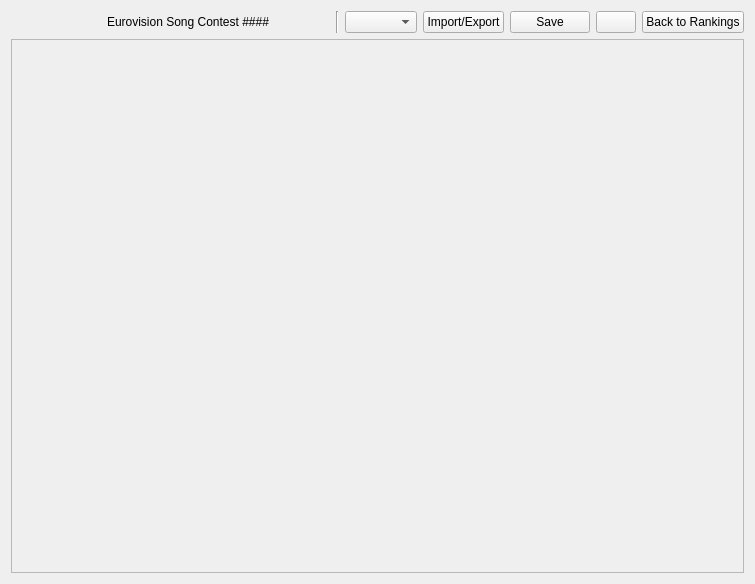
<?xml version="1.0" encoding="UTF-8"?>
<ui version="4.0">
 <class>ranking_widget</class>
 <widget class="QWidget" name="ranking_widget">
  <property name="geometry">
   <rect>
    <x>0</x>
    <y>0</y>
    <width>755</width>
    <height>584</height>
   </rect>
  </property>
  <property name="windowTitle">
   <string>Form</string>
  </property>
  <layout class="QVBoxLayout" name="verticalLayout">
   <item>
    <layout class="QVBoxLayout" name="main_layout">
     <item>
      <layout class="QHBoxLayout" name="title_layout">
       <item>
        <widget class="QLabel" name="logo_label">
         <property name="sizePolicy">
          <sizepolicy hsizetype="Fixed" vsizetype="Fixed">
           <horstretch>0</horstretch>
           <verstretch>0</verstretch>
          </sizepolicy>
         </property>
         <property name="maximumSize">
          <size>
           <width>90</width>
           <height>30</height>
          </size>
         </property>
         <property name="text">
          <string/>
         </property>
         <property name="pixmap">
          <pixmap resource="resources.qrc">:/images/Eurovision_generic_black.png</pixmap>
         </property>
         <property name="scaledContents">
          <bool>true</bool>
         </property>
        </widget>
       </item>
       <item>
        <widget class="QLabel" name="year_label">
         <property name="sizePolicy">
          <sizepolicy hsizetype="Preferred" vsizetype="Fixed">
           <horstretch>0</horstretch>
           <verstretch>0</verstretch>
          </sizepolicy>
         </property>
         <property name="text">
          <string>Eurovision Song Contest ####</string>
         </property>
        </widget>
       </item>
       <item>
        <widget class="Line" name="vertical_line">
         <property name="orientation">
          <enum>Qt::Orientation::Vertical</enum>
         </property>
        </widget>
       </item>
       <item>
        <widget class="QComboBox" name="show_combo_box">
         <property name="sizePolicy">
          <sizepolicy hsizetype="Fixed" vsizetype="Fixed">
           <horstretch>0</horstretch>
           <verstretch>0</verstretch>
          </sizepolicy>
         </property>
        </widget>
       </item>
       <item>
        <widget class="QPushButton" name="import_export_button">
         <property name="sizePolicy">
          <sizepolicy hsizetype="Fixed" vsizetype="Fixed">
           <horstretch>0</horstretch>
           <verstretch>0</verstretch>
          </sizepolicy>
         </property>
         <property name="text">
          <string>Import/Export</string>
         </property>
        </widget>
       </item>
       <item>
        <widget class="QPushButton" name="save_button">
         <property name="sizePolicy">
          <sizepolicy hsizetype="Fixed" vsizetype="Fixed">
           <horstretch>0</horstretch>
           <verstretch>0</verstretch>
          </sizepolicy>
         </property>
         <property name="text">
          <string>Save</string>
         </property>
        </widget>
       </item>
       <item>
        <widget class="QPushButton" name="info_button">
         <property name="sizePolicy">
          <sizepolicy hsizetype="Fixed" vsizetype="Fixed">
           <horstretch>0</horstretch>
           <verstretch>0</verstretch>
          </sizepolicy>
         </property>
         <property name="text">
          <string/>
         </property>
         <property name="icon">
          <iconset resource="resources.qrc">
           <normaloff>:/images/help_icon.png</normaloff>:/images/help_icon.png</iconset>
         </property>
        </widget>
       </item>
       <item>
        <widget class="QPushButton" name="back_button">
         <property name="sizePolicy">
          <sizepolicy hsizetype="Fixed" vsizetype="Fixed">
           <horstretch>0</horstretch>
           <verstretch>0</verstretch>
          </sizepolicy>
         </property>
         <property name="text">
          <string>Back to Rankings</string>
         </property>
        </widget>
       </item>
      </layout>
     </item>
     <item>
      <widget class="QScrollArea" name="entry_scroll_area">
       <property name="sizePolicy">
        <sizepolicy hsizetype="Expanding" vsizetype="Expanding">
         <horstretch>0</horstretch>
         <verstretch>0</verstretch>
        </sizepolicy>
       </property>
       <property name="widgetResizable">
        <bool>true</bool>
       </property>
       <widget class="QWidget" name="scrollAreaWidgetContents">
        <property name="geometry">
         <rect>
          <x>0</x>
          <y>0</y>
          <width>733</width>
          <height>524</height>
         </rect>
        </property>
       </widget>
      </widget>
     </item>
    </layout>
   </item>
  </layout>
 </widget>
 <resources>
  <include location="resources.qrc"/>
 </resources>
 <connections/>
</ui>
